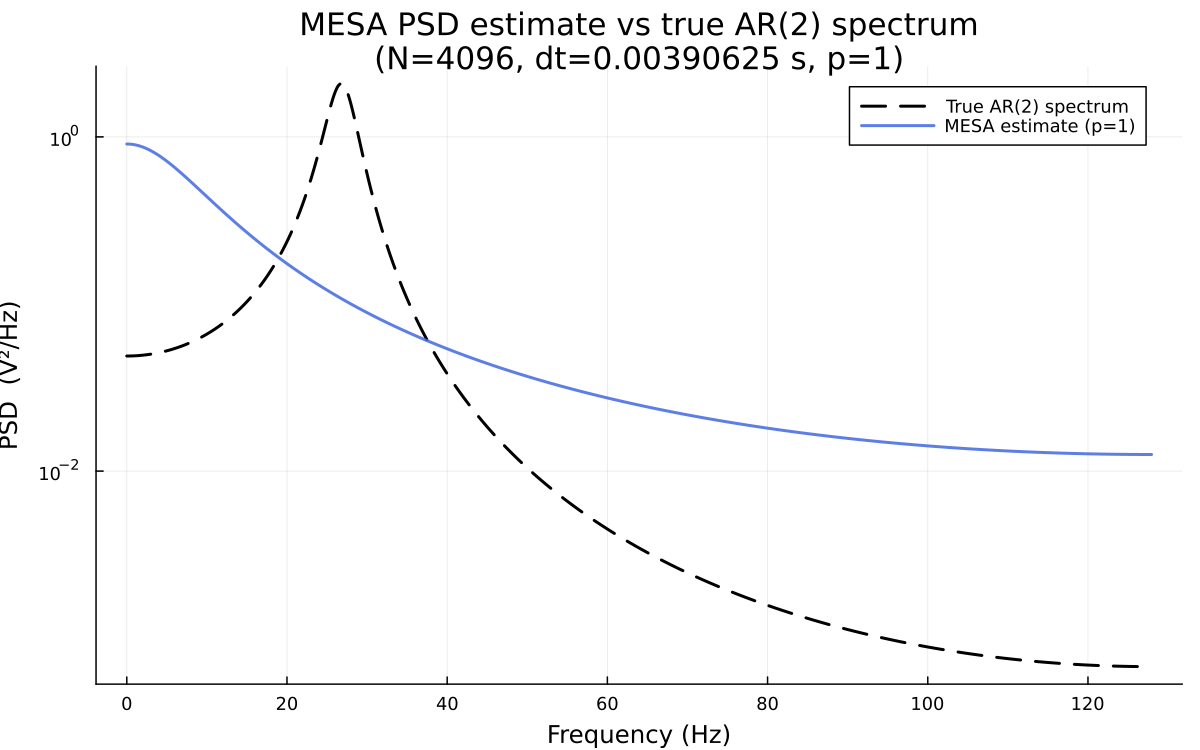

The Julia source for this figure:
"""
Toy-model PSD estimate from a synthetic time series.

The script:
1. Generates an AR(2) toy time series with a known analytical spectrum.
2. Estimates the PSD from the time series with the MESA (Burg) method.
3. Compares the MESA estimate against the true analytical AR(2) spectrum.
4. Saves the plot to `examples/toy_psd_estimate.png`.

Run from the repository root:

    julia examples/toy_psd_estimate.jl

"""

# Make the src directory visible so we can load Memspectrum without installing it.
push!(LOAD_PATH, joinpath(@__DIR__, "..", "src"))
include(joinpath(@__DIR__, "..", "src", "Memspectrum.jl"))
using .Memspectrum

using Random
using Statistics
using Plots

# ---------------------------------------------------------------------------
# Parameters
# ---------------------------------------------------------------------------

const N        = 4_096    # number of time-series samples
const dt       = 1.0 / 256.0   # sampling interval [s]  →  fs = 256 Hz
const AR_COEFF = [-1.5, 0.9]   # AR(2) coefficients  (a1, a2, not including a0=1)
const SIGMA    = 1.0            # white-noise standard deviation
const SEED     = 42

# ---------------------------------------------------------------------------
# 1.  Generate the AR(2) time series
#     x[t] = -a1*x[t-1] - a2*x[t-2] + sigma*noise[t]
#     (sign convention matches Burg's: a_k[1]=1, a_k[2]=a1, a_k[3]=a2)
# ---------------------------------------------------------------------------

Random.seed!(SEED)

x = zeros(N)
x[1] = SIGMA * randn()
x[2] = SIGMA * randn()
for t in 3:N
    x[t] = -AR_COEFF[1] * x[t-1] - AR_COEFF[2] * x[t-2] + SIGMA * randn()
end

println("Generated AR(2) time series: N=$N samples, dt=$dt s")
println("  AR coefficients: a1=$(AR_COEFF[1]), a2=$(AR_COEFF[2])")
println("  Innovation std:  σ=$(SIGMA)")
println("  Sample variance: $(round(var(x), digits=3))")

# ---------------------------------------------------------------------------
# 2.  Estimate PSD with MESA
# ---------------------------------------------------------------------------

m = MESA()
solve!(m, x; method="Fast", optimisation_method="FPE", verbose=false)

println("\nMESA fit complete: AR order p=$(m.p),  P=$(round(m.P, digits=4))")

f_mesa, psd_mesa = spectrum(m, dt; onesided=true)

# ---------------------------------------------------------------------------
# 3.  Analytical one-sided AR(2) PSD
#     S(f) = 2 * dt * σ² / |1 + a1·e^{-2πi·f·dt} + a2·e^{-4πi·f·dt}|²
# ---------------------------------------------------------------------------

function ar2_psd_onesided(f::AbstractVector, a1, a2, sigma, dt)
    psd = similar(f)
    for (k, fk) in enumerate(f)
        z1 = exp(-2π * im * fk * dt)
        z2 = exp(-4π * im * fk * dt)
        den = 1 + a1 * z1 + a2 * z2
        psd[k] = 2 * dt * sigma^2 / abs2(den)   # factor 2 for one-sided
    end
    return psd
end

psd_true = ar2_psd_onesided(f_mesa, AR_COEFF[1], AR_COEFF[2], SIGMA, dt)

# ---------------------------------------------------------------------------
# 4.  Plot
# ---------------------------------------------------------------------------

plt = plot(
    f_mesa, psd_true;
    yscale  = :log10,
    label   = "True AR(2) spectrum",
    lw      = 2,
    ls      = :dash,
    color   = :black,
    xlabel  = "Frequency (Hz)",
    ylabel  = "PSD  (V²/Hz)",
    title   = "MESA PSD estimate vs true AR(2) spectrum\n" *
              "(N=$N, dt=$dt s, p=$(m.p))",
    legend  = :topright,
    size    = (800, 500),
    dpi     = 150,
)

plot!(plt, f_mesa, psd_mesa;
      label  = "MESA estimate (p=$(m.p))",
      lw     = 2,
      color  = :royalblue,
      alpha  = 0.85,
)

out_path = joinpath(@__DIR__, "toy_psd_estimate.png")
savefig(plt, out_path)
println("\nPlot saved to $out_path")

display(plt)
